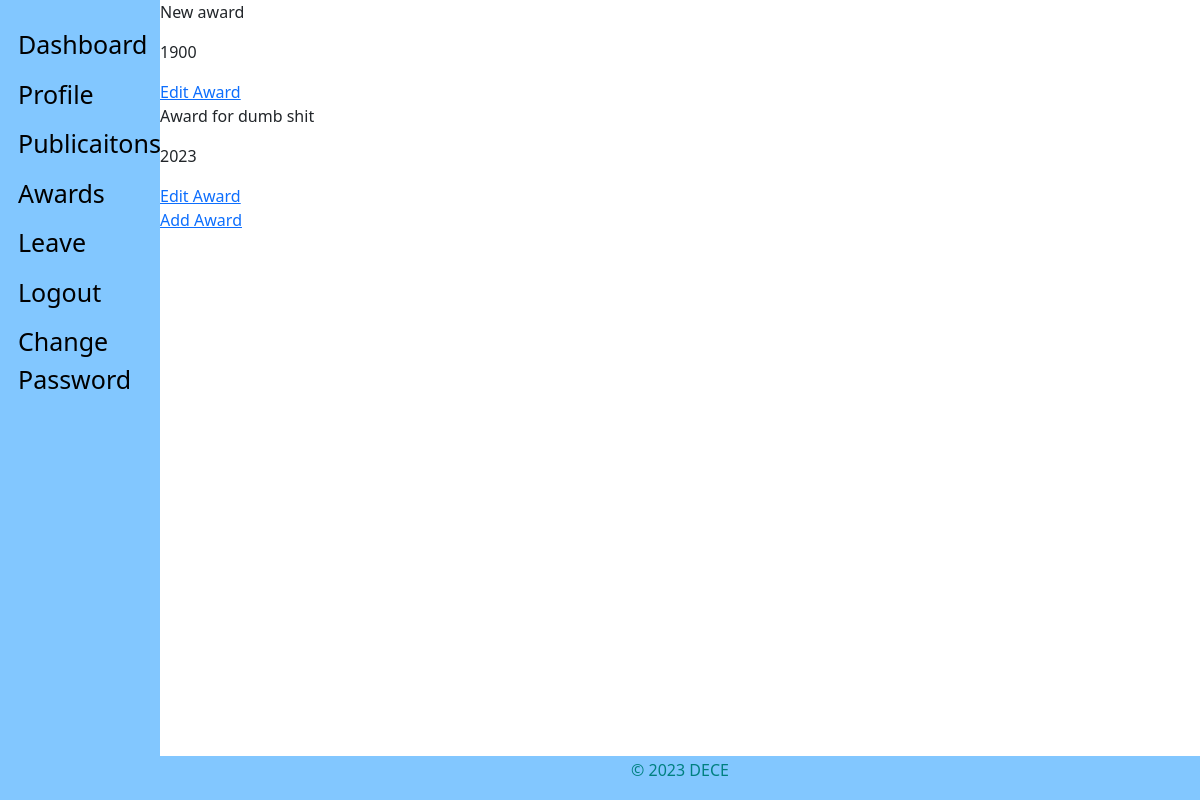
The page /staff_view/awards/ (signed in) on the database as committed earlier.
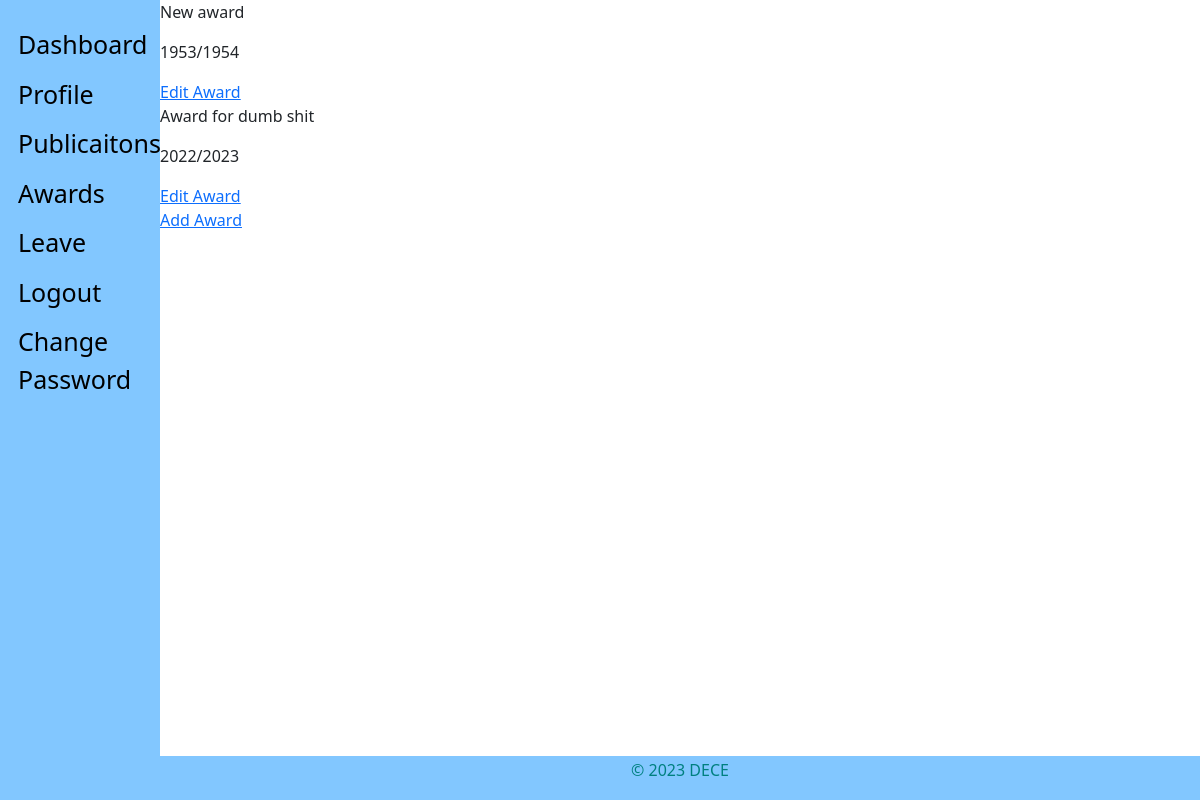
The same page on the database as committed later.
### staff_app/models.py (models this page shows, shortened)
class Awards(models.Model):
    user = models.ForeignKey(CustomUser, on_delete=models.CASCADE, default=1)
    title = models.CharField(max_length=100, verbose_name=_(
        'Title'), null=True, blank=False)  # A field that stores the title of the award
    year = models.CharField(verbose_name=_(
        'Academic Year'), null=True, blank=False, max_length=9)
    updated = models.DateTimeField(auto_now=True, auto_now_add=False)
    created = models.DateTimeField(auto_now=False, auto_now_add=True)
    class Meta:
        verbose_name = _('Award')
        verbose_name_plural = _('Awards')
        ordering = ['-created']  # The default ordering for the model

### staff_app/views.py (the view)
# urls.py: path('awards/', views.view_awards, name="award"),
def view_awards(request):
    if not request.user.is_authenticated:
        return redirect('hris:home')
    if Awards.objects.filter(user_id=request.user.id).exists():
        awards = Awards.objects.filter(user_id=request.user.id)
    else:
        awards = []
    context = {
        "object": awards
    }
    return render(request, 'staff/staff_awards.html', context)

### templates/staff/staff_awards.html (shortened to what this page needs)
{% extends 'base.html' %}
{% block content %}
    {% if not object %}
        <p>No Awards</p>
    {% else %}
        {% for instance in object %}
            <p>{{instance.title}}</p>
            <p>{{instance.year}}</p>
            <a href="{% url 'staff:award-edit' instance.id %}"> Edit Award</a>
        {% endfor %}
    {% endif %}
    <a href="{% url 'staff:award-add' %}"> Add Award</a>
{% endblock content %}

Rows that differ between the two databases and show on the page:
changed Awards "New award": year "1900" → "1953/1954"
changed Awards "Award for dumb shit": year "2023" → "2022/2023"
